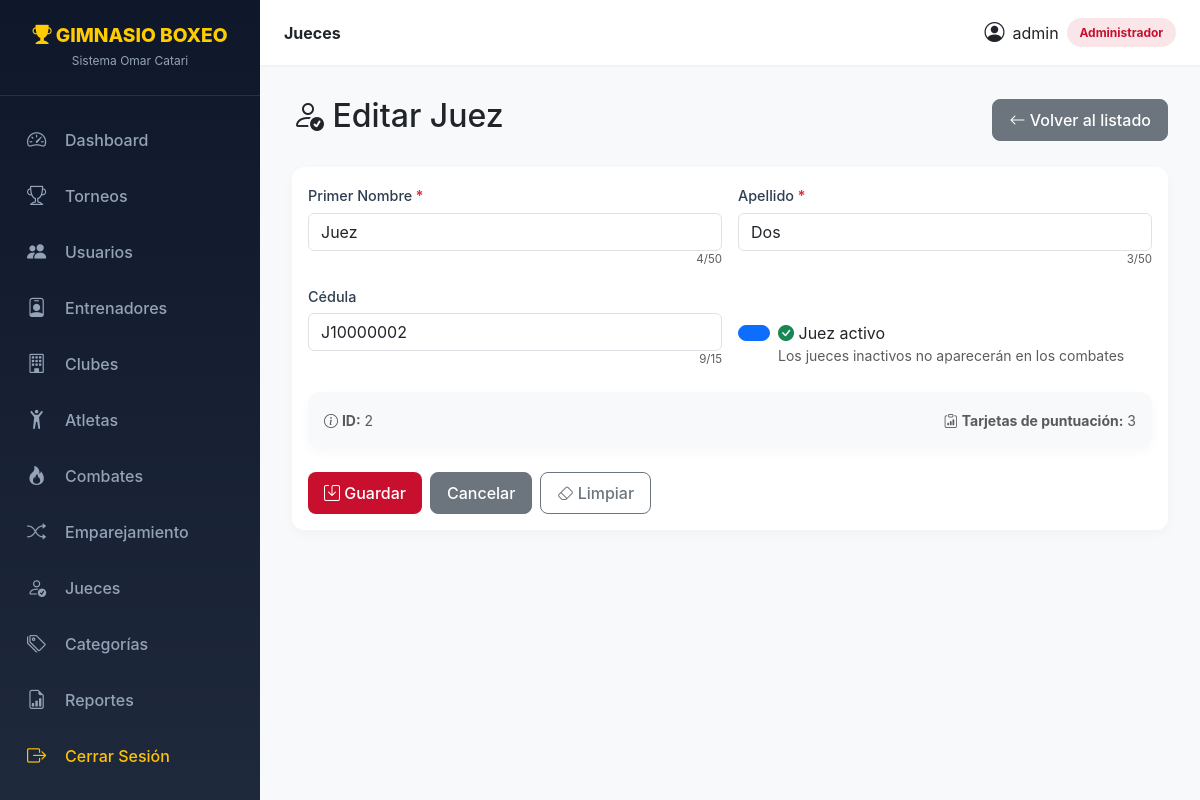
Screenshot of /index.php?c=jueces&a=form&id=2 (signed in) with the database file from the repository.
### tables this page shows
CREATE TABLE `jueces` (
  `id_juez` int NOT NULL,
  `pnombre` varchar(50) NOT NULL,
  `papellido` varchar(50) NOT NULL,
  `cedula` varchar(20) DEFAULT NULL,
  `activo` tinyint(1) DEFAULT '1'
);

### core/Controller.php (called while the page is built, shortened)
<?php
abstract class Controller {
    protected function view(string $vista, array $datos = [], string $layout = 'main'): void {
        extract($datos);
        $contenidoVista = __DIR__ . '/../views/' . $vista . '.php';
        include $contenidoVista;
    }
}

### controllers/JuecesController.php (called while the page is built, shortened)
<?php
class JuecesController extends Controller {
    public function form(): void {
        try {
            $id = (int)($_GET['id'] ?? 0);
            if ($id > 0) {
                $juez = (new Juez())->obtener($id);
            }
            $this->view('jueces/form', compact('juez', 'errores'));
        } catch (Exception $e) {
            $_SESSION['error'] = $e->getMessage();
            $this->redirect('index.php?c=jueces&a=index');
        }
    }
}

### index.php (called while the page is built, shortened)
<?php
spl_autoload_register(function ($class) {
    $directorios = [
        'models' => __DIR__ . '/models/',
        'controllers' => __DIR__ . '/controllers/',
    ];
    foreach ($directorios as $tipo => $directorio) {
        $archivo = $directorio . $class . '.php';
        if (file_exists($archivo)) {
            return true;
        }
    }
    return false;
});
$accion = $_GET['a'] ?? 'login';
try {
    $ctrl = new $claseControlador();
    $ctrl->$accion();
} catch (Exception $e) {
    error_log("Error en el controlador: " . $e->getMessage());
    if (defined('DEBUG') && DEBUG === true) {
        die("Error: " . $e->getMessage());
    } else {
        die("Error interno del servidor. Por favor, contacte al administrador.");
    }
}

### core/Model.php (called while the page is built, shortened)
<?php
abstract class Model {
    protected PDO $db;
    public function __construct() {
        $this->db = Database::getInstance();
    }
    public function getDb(): PDO {
        return $this->db;
    }
}

### core/Database.php (called while the page is built, shortened)
<?php
class Database {
    private static $instance = null;
    private function __construct() {
        try {
            $dsn = "mysql:host=".DB_HOST.";dbname=".DB_NAME.";charset=utf8mb4";
            $this->pdo = new PDO($dsn, DB_USER, DB_PASS, [
                PDO::ATTR_ERRMODE => PDO::ERRMODE_EXCEPTION,
                PDO::ATTR_DEFAULT_FETCH_MODE => PDO::FETCH_ASSOC,
            ]);
        } catch (PDOException $e) {
            die("Error de conexión: " . $e->getMessage());
        }
    }
    public static function getInstance(): PDO {
        if (self::$instance === null) {
            self::$instance = new self();
        }
        return self::$instance->pdo;
    }
}

### models/Juez.php (called while the page is built, shortened)
<?php
class Juez extends Model {
    public function setIdJuez(?int $id): self {
        $this->id_juez = $id; return $this;
    }
    public function setPnombre(?string $nombre): self {
        $this->pnombre = $nombre; return $this;
    }
    public function setPapellido(?string $apellido): self {
        $this->papellido = $apellido; return $this;
    }
    public function setCedula(?string $cedula): self {
        $this->cedula = $cedula; return $this;
    }
    public function setActivo(int $activo): self { $this->activo = $activo ? 1 : 0; return $this; }
    public function disableValidation(): self { $this->skipValidation = true; return $this; }
    public function enableValidation(): self { $this->skipValidation = false; return $this; }
    public function loadFromArray(array $data): self {
        return $this;
    }
    public function obtener(int $id): ?array {
        try {
            $stmt = $this->db->prepare("SELECT * FROM jueces WHERE id_juez = ?");
            $stmt->execute([$id]);
            $result = $stmt->fetch();
            return $result ?: null;
        } catch (Exception $e) { $this->logError("Error en obtener()", ['id' => $id, 'message' => $e->getMessage()]); return null; }
    }
}

### core/helpers.php (called while the page is built, shortened)
<?php
if (!function_exists('old')) {
    function old(string $campo, $default = '') {
        $valor = isset($_POST[$campo]) ? $_POST[$campo] : $default;
        return htmlspecialchars((string)$valor);
    }
}
if (!function_exists('hasError')) {
    function hasError(string $campo, array $errores = []): bool {
        return !empty($errores[$campo]);
    }
}
if (!function_exists('fieldClass')) {
    function fieldClass(string $campo, array $errores = [], string $extra = ''): string {
        $clases = ['form-control'];
        return implode(' ', $clases);
    }
}

### views/jueces/form.php (the view, shortened to what this page needs)
<?php
$juez = $juez ?? [];
$errores = $errores ?? [];
$isEdit = !empty($juez['id_juez']);
$titulo = $isEdit ? 'Editar' : 'Nuevo';
?>
<div class="d-flex justify-content-between align-items-center mb-4">
    <h2><i class="bi bi-person-check"></i> <?= $titulo ?> Juez</h2>
    <a href="?c=jueces&a=index" class="btn btn-secondary">
        <i class="bi bi-arrow-left"></i> Volver al listado
    </a>
</div>
<div class="card">
    <div class="card-body">
        <form method="POST" action="?c=jueces&a=guardar" data-validate novalidate>
            <div class="row g-3">
                <div class="col-md-6">
                    <label for="pnombre" class="form-label required">Primer Nombre</label>
                    <input type="text" name="pnombre" id="pnombre" class="<?= fieldClass('pnombre', $errores) ?>" required
                           minlength="2" maxlength="50"
                           pattern="[a-zA-ZáéíóúñÑÁÉÍÓÚ ]+"
                           value="<?= old('pnombre', $juez['pnombre'] ?? '') ?>"
                           placeholder="Ej: Carlos"
                           data-msg-required="El nombre del juez es obligatorio"
                           data-msg-pattern="Solo letras y espacios"
                           data-msg-minlength="Mínimo 2 caracteres"
                           data-msg-valid="Nombre válido"
                           data-hint="Solo letras, entre 2 y 50 caracteres">
                </div>
                <div class="col-md-6">
                    <label for="papellido" class="form-label required">Apellido</label>
                    <input type="text" name="papellido" id="papellido" class="<?= fieldClass('papellido', $errores) ?>" required
                           minlength="2" maxlength="50"
                           pattern="[a-zA-ZáéíóúñÑÁÉÍÓÚ ]+"
                           value="<?= old('papellido', $juez['papellido'] ?? '') ?>"
                           placeholder="Ej: Pérez"
                           data-msg-required="El apellido del juez es obligatorio"
                           data-msg-pattern="Solo letras y espacios"
                           data-msg-minlength="Mínimo 2 caracteres"
                           data-msg-valid="Apellido válido"
                           data-hint="Solo letras, entre 2 y 50 caracteres">
                </div>
                <div class="col-md-6">
                    <label for="cedula" class="form-label">Cédula</label>
                    <input type="text" name="cedula" id="cedula" class="<?= fieldClass('cedula', $errores) ?>"
                           maxlength="15"
                           pattern="[VEJPvejp]?-?[0-9]{6,9}"
                           value="<?= old('cedula', $juez['cedula'] ?? '') ?>"
                           placeholder="V-12345678"
                           data-msg-pattern="Formato inválido. Use V-, E-, J-, P- seguido de 6 a 9 dígitos, o solo números"
                           data-msg-valid="Cédula válida"
                           data-hint="V- (venezolano), E- (extranjero), J- (jurídico), P- (pasaporte) o solo números">
                </div>
                <div class="col-md-6 d-flex align-items-end">
                    <div class="form-check form-switch">
                        <input type="checkbox" name="activo" class="form-check-input" id="activoCheck"
                               <?= (empty($juez) || !empty($juez['activo'])) ? 'checked' : '' ?>>
                        <label for="activoCheck" class="form-check-label">
                            <i class="bi bi-check-circle-fill text-success"></i> Juez activo
                        </label>
                        <small class="text-muted d-block">Los jueces inactivos no aparecerán en los combates</small>
                    </div>
                </div>
            </div>
            <?php if ($isEdit): ?>
            <div class="card mt-4 bg-light">
                <div class="card-body">
                    <div class="row">
                        <div class="col-md-6">
                            <small class="text-muted">
                                <i class="bi bi-info-circle"></i>
                                <strong>ID:</strong> <?= $juez['id_juez'] ?>
                            </small>
                        </div>
                        <div class="col-md-6 text-end">
                            <small class="text-muted">
                                <i class="bi bi-clipboard-data"></i>
                                <strong>Tarjetas de puntuación:</strong>
                                <?php
                                try {
                                    $stmt = (new Juez())->getDb()->prepare("SELECT COUNT(*) FROM tarjetas_puntuacion WHERE id_juez = ?");
                                    $stmt->execute([$juez['id_juez']]);
                                    echo (int)$stmt->fetchColumn();
                                } catch (Exception $e) { echo '0'; }
                                ?>
                            </small>
                        </div>
                    </div>
                </div>
            </div>
            <?php endif; ?>
            <div class="mt-4 d-flex gap-2">
                <button type="submit" class="btn btn-primary" disabled>
                    <i class="bi bi-save"></i> Guardar
                </button>
                <a href="?c=jueces&a=index" class="btn btn-secondary">Cancelar</a>
                <button type="reset" class="btn btn-outline-secondary">
                    <i class="bi bi-eraser"></i> Limpiar
                </button>
            </div>
        </form>
    </div>
</div>

### public/css/style.css (style rules this page uses)
:root { --primary: #c8102e; --primary-dark: #8b0a1f; --accent: #ffcc00; --dark: #0f172a; --gray: #1e293b; --light: #f8fafc; --sidebar-width: 260px; --topbar-height: 65px; }
body { background-color: var(--light); font-family: 'Inter', 'Segoe UI', Roboto, sans-serif; margin: 0; padding: 0; overflow-x: hidden; display: flex; min-height: 100vh; }
.card { border: none; border-radius: 12px; box-shadow: 0 4px 12px rgba(0,0,0,0.03); background: #fff; margin-bottom: 1.5rem; transition: transform 0.2s ease, box-shadow 0.2s ease; }
.btn { border-radius: 8px; font-weight: 500; padding: 0.5rem 1rem; transition: all 0.2s; }
.btn-primary { background: var(--primary); border: none; }

### public/css/validaciones.css (style rules this page uses)
.form-control, .form-select { transition: border-color .25s ease, box-shadow .25s ease, background-color .25s ease; }
.form-label { font-weight: 500; font-size: 0.9rem; margin-bottom: 0.35rem; color: #2c3e50; }
.form-label.required::after { content: " *"; color: #dc3545; font-weight: 700; }
input:invalid, select:invalid, textarea:invalid, input:valid, select:valid, textarea:valid { background-image: none !important; box-shadow: none !important; outline: none !important; }

### rows the page displays
jueces: id_juez "Editar", pnombre "Juez", papellido "Dos", cedula "J10000002", activo "☑", id_juez "2"

### other values shown
$_SESSION['usuario']['username'] "admin"
$rol "Administrador"
$stmt->fetchColumn() "3"
